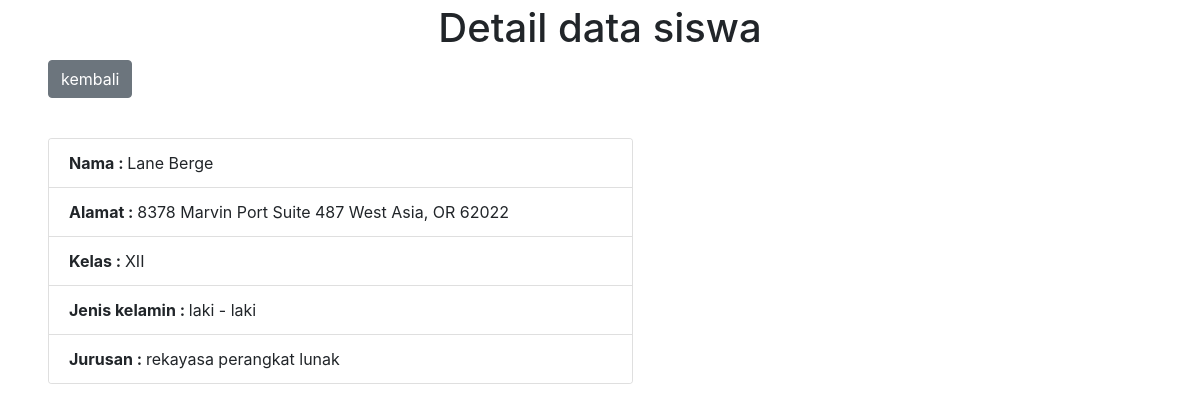
The page /php/detail.php?detail=3 on the database its author committed.
### tables this page shows
CREATE TABLE `data_siswa` (
  `id` int(9) unsigned NOT NULL AUTO_INCREMENT,
  `nama` varchar(100) NOT NULL,
  `alamat` varchar(100) NOT NULL,
  `kelas` varchar(50) NOT NULL,
  `jenis_kelamin` varchar(50) NOT NULL,
  `jurusan` varchar(50) NOT NULL,
  PRIMARY KEY (`id`)
);

### php/models.php (called while the page is built, shortened)
<?php
$database = mysqli_connect("localhost", "root", "", "smk_media_informatika");
function query($data)
{
  global $database;
  $hasil = mysqli_query($database, $data);
  $rows = [];
  while ($row = mysqli_fetch_assoc($hasil)) {
    $rows[] = $row;
  }
  return $rows;
}
function filter($data)
{
  global $database;
  return htmlspecialchars(mysqli_escape_string($database, $data));
}

### php/detail.php (the view, shortened to what this page needs)
<?php
require_once 'models.php';
$id = filter($_GET['detail']);
if (isset($_GET['detail']) == query("SELECT id FROM data_siswa WHERE id = '$id'")) {
  $detail =  query("SELECT * FROM data_siswa WHERE id = '$id'")[0];
}
?>
<!doctype html>
<html lang="en">
<head>
  <link rel="stylesheet" href="../assets/css/bootstrap.min.css">
</head>
<body>
  <h1 class="text-center mt-1">Detail data siswa</h1>
  <a href="index.php" class="btn btn-secondary ml-5 mb-3">kembali</a>
  <div class="row">
    <div class="col-md-6 ml-5 mt-4">
      <div class="card">
        <ul class="list-group list-group-flush">
          <li class="list-group-item"><b>Nama : </b> <?= $detail['nama']; ?></li>
          <li class="list-group-item"><b>Alamat : </b> <?= $detail['alamat']; ?></li>
          <li class="list-group-item"><b>Kelas : </b><?= $detail['kelas']; ?></li>
          <li class="list-group-item"><b>Jenis kelamin : </b><?= $detail['jenis_kelamin']; ?></li>
          <li class="list-group-item"><b>Jurusan : </b><?= $detail['jurusan']; ?></li>
        </ul>
      </div>
    </div>
  </div>
</body>
</html>

### rows shown on the page
data_siswa: nama "Lane Berge", alamat "8378 Marvin Port Suite 487 West Asia, OR 62022", kelas "XII", jenis_kelamin "laki - laki", jurusan "rekayasa perangkat lunak"
